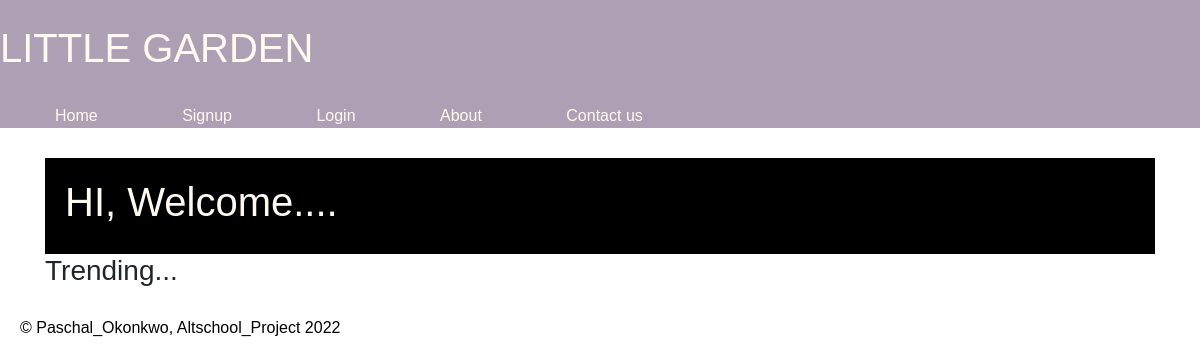
Before: / with the older database file.
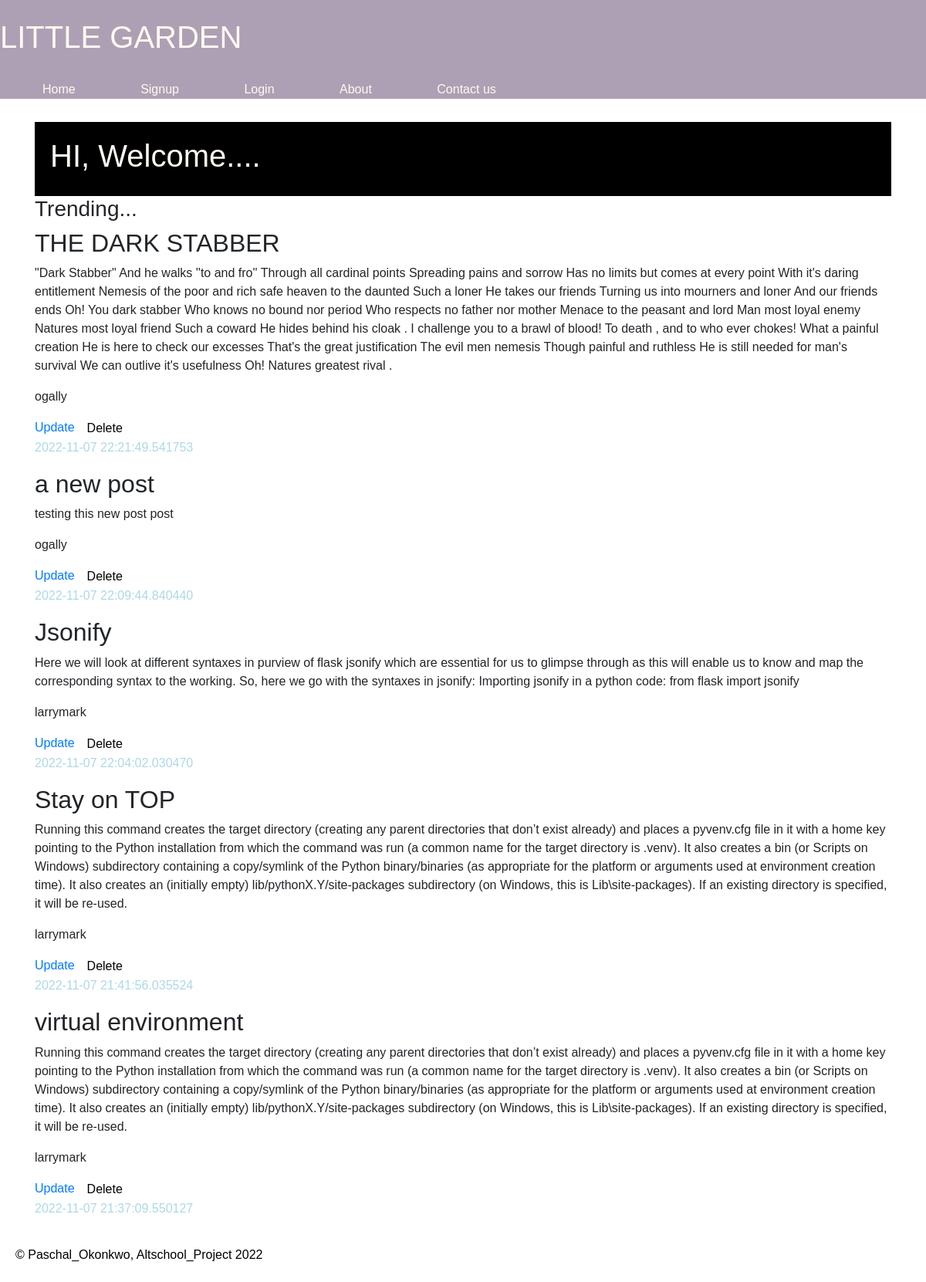
After: the same page with the newer database file.
### app.py (models this page shows, shortened)
class Blog(db.Model, UserMixin):
    id = db.Column(db.Integer(), primary_key=True, unique=True)
    title = db.Column(db.String(240), nullable=False, unique=False)
    content = db.Column(db.Text, nullable=False, unique=False)
    author = db.Column(db.String(50), nullable=False, unique=False)
    date_created = db.Column(db.DateTime)

### app.py (the view)
@app.route('/')
def index():
    index = Blog.query.all()
    return render_template('index.html', index=index)

### templates/index.html
{% extends 'base.html' %}
{% block content %}
    <div class="form"><h1>HI, Welcome....</h1></div>
    <h3>Trending...</h3>
    {% for post in index[::-1] %}
        <div class="post">
            <h2>{{post.title}}</h2>
            <p>{{post.content}}</p>
            <p>{{post.author}}</p>
        </div>
        <div
        style="
            display: flex;
                "
        >
            <a style="margin-right: 10px" href="{{ url_for('edit', id=post.id) }}">
                Update
            </a>
            <form action="{{ url_for('delete', id=post.id) }}" method="post">
                <input
              type="submit"
              value="Delete"
              onclick="return confirm('You really want to delete this post?')"
              style="background: none; border: none; cursor:pointer;"
            />
            </form>
        </div>
        <div class="datetime">
            <p>{{post.date_created}}</p>
        </div>
    {% endfor %}
{% endblock content %}

### templates/base.html (shortened to what this page needs)
<!DOCTYPE html>
<html lang="en">
  <head>
    <link rel="stylesheet" href="{{url_for('static',filename= 'main.css')}}"/>
    <link rel="stylesheet" href="https://maxcdn.bootstrapcdn.com/bootstrap/4.0.0/css/bootstrap.min.css"
>
  </head>
  <body>
    <header>
      <div class="logo">
        <a href=""><h1>LITTLE GARDEN</h1></a>
      </div>
  <div class="container-fluid">
    {% if current_user.is_authenticated %}
         <a class="navbar-brand" href="{{url_for('index')}}">Home</a>
          <a href="{{url_for('post')}}">Create Post</a>
          <a href="{{url_for('About')}}">About</a>
          <a href="{{url_for('Contact')}}">Contact us</a>
          <a href="{{url_for('logout')}}">Logout</a>
    {% else %}
          <a href="{{url_for('index')}}">Home</a>
          <a href="{{url_for('register')}}">Signup</a>
          <a href="{{url_for('login')}}">Login</a>
          <a href="{{url_for('About')}}">About</a>
          <a href="{{url_for('Contact')}}">Contact us</a>
        {% endif %}
       </div>
    </header>
    <main class="container">
      {% block content %}
      {% endblock content %}
    </main>
    <footer>
      <p class="footer">
        &copy; Paschal_Okonkwo, Altschool_Project <script>document.write(new Date().getFullYear());</script>
      </p>
    </footer>
  </body>
</html>

### static/main.css (style rules this page uses)
* { font-family: Arial , Helvetica, Sans-serif; box-sizing: ; }
.form { background-color: black ; color: floralwhite; margin: auto; padding: 20px; }
body { margin:10px; text-align: center; background-color: #eee; color: black; font-size: 20px; }
header { display: flex; justify-content: space-between; margin-bottom: 30px; background-color: #ADA0B4; min-height: 100px; max-height: auto; }
.nav-item, .logo { background-image: display: flex; flex-wrap: nowrap; align-content: center; justify-content: center; }
::placeholder { font-style: Normal; }
.datetime { color: lightblue; }
header a { margin: 40px; color: floralwhite; white-space: nowrap; }
a { text-decoration: none; }
.container { width: 50%; margin: auto; }
footer { color: black; padding: 20px; }

Changed rows visible on the page:
added Blog: title "THE DARK STABBER", content "\"Dark Stabber\" And he walks ''to and fro'' Through all cardinal points Spreading pains and sorrow Has no limits but comes at every point With it's daring entitlement Nemesis of the poor and rich safe heaven to the daunted Such a loner He takes our friends Turning us into mourners and loner And our friends ends Oh! You dark stabber Who knows no bound nor period Who respects no father nor mother Menace to the peasant and lord Man most loyal enemy Natures most loyal friend Such a coward He hides behind his cloak . I challenge you to a brawl of blood! To death , and to who ever chokes! What a painful creation He is here to check our excesses That's the great justification The evil men nemesis…", author "ogally", date_created "2022-11-07 22:21:49.541753"
added Blog: title "a new post", content "testing this new post post", author "ogally", date_created "2022-11-07 22:09:44.840440"
added Blog: title "Jsonify", content "Here we will look at different syntaxes in purview of flask jsonify which are essential for us to glimpse through as this will enable us to know and map the corresponding syntax to the working. So, here we go with the syntaxes in jsonify: Importing jsonify in a python code: from flask import jsonify", author "larrymark", date_created "2022-11-07 22:04:02.030470"
added Blog: title "Stay on TOP", content "Running this command creates the target directory (creating any parent directories that don’t exist already) and places a pyvenv.cfg file in it with a home key pointing to the Python installation from which the command was run (a common name for the target directory is .venv). It also creates a bin (or Scripts on Windows) subdirectory containing a copy/symlink of the Python binary/binaries (as appropriate for the platform or arguments used at environment creation time). It also creates an (initially empty) lib/pythonX.Y/site-packages subdirectory (on Windows, this is Lib\\site-packages). If an existing directory is specified, it will be re-used.", author "larrymark", date_created "2022-11-07 21:41:56.035524"
added Blog: title "virtual environment", content "Running this command creates the target directory (creating any parent directories that don’t exist already) and places a pyvenv.cfg file in it with a home key pointing to the Python installation from which the command was run (a common name for the target directory is .venv). It also creates a bin (or Scripts on Windows) subdirectory containing a copy/symlink of the Python binary/binaries (as appropriate for the platform or arguments used at environment creation time). It also creates an (initially empty) lib/pythonX.Y/site-packages subdirectory (on Windows, this is Lib\\site-packages). If an existing directory is specified, it will be re-used.", author "larrymark", date_created "2022-11-07 21:37:09.550127"
